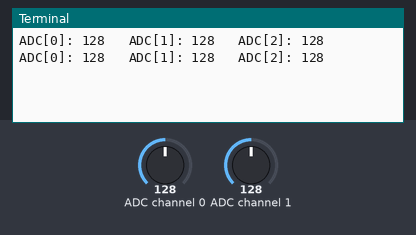
Bench run of a program on a simulated Raspberry Pi (BCM pin numbers). On the bench: the last lines printed to the terminal. Inputs (shaded band) come from the test bench; at power-on: ADC channel 0 = 128, ADC channel 1 = 128 (analog values on the 0–255 scale).

Above: at 1.2 s.
1.3 s: ADC channel 0 set to 178
At 2.6 s:
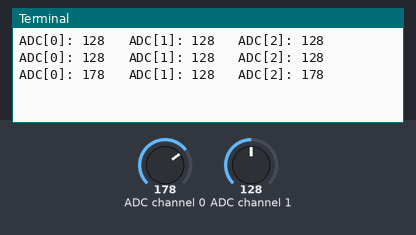
2.8 s: ADC channel 1 set to 178
At 3.8 s:
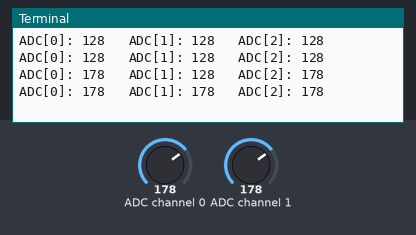
4.3 s: ADC channel 0 set to 224
At 5.6 s:
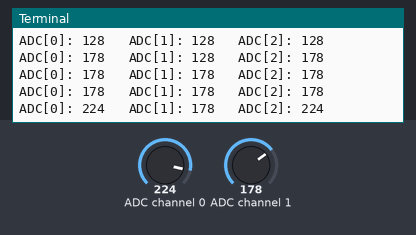
5.8 s: ADC channel 1 set to 224
At 6.5 s:
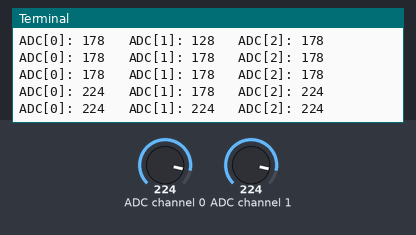
Timing chart, 0 to 8.3 s (numbered marks = the images above; inputs shaded):
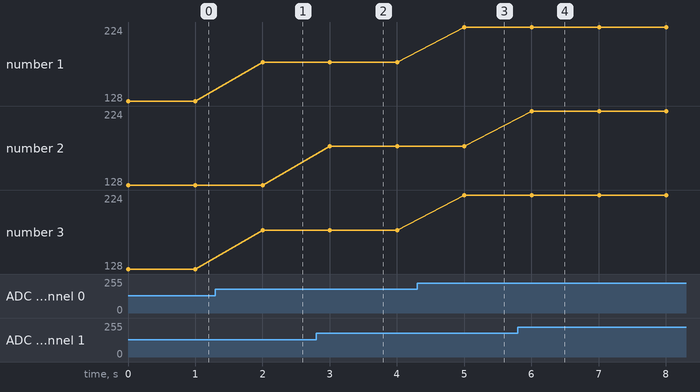

Measured:
- after the input at 1.3 s, the terminal: prints a new line after 0.70 s (image 1)
- after the input at 2.8 s, the terminal: prints a new line after 0.20 s (image 2)
- after the input at 4.3 s, the terminal: prints a new line after 0.70 s (image 3)
- after the input at 5.8 s, the terminal: prints a new line after 0.21 s (image 4)
- plotted number 1: 128 → 178 after the input at 1.3 s, 178 → 224 after the input at 4.3 s
- plotted number 3: 128 → 178 after the input at 1.3 s, 178 → 224 after the input at 4.3 s

The program:

10a_thermistor.py
```python
#!/usr/bin/env python
#
# Analog Input with ADC0832 chip
#
# Datasheet: http://www.ti.com/lit/ds/symlink/adc0838-n.pdf
# Part of SunFounder LCD StarterKit
# http://www.sunfounder.com/index.php?c=show&id=21&model=LCD%20Starter%20Kit
#

import time
import os
import RPi.GPIO as GPIO

GPIO.setmode(GPIO.BCM)

# change these as desired - they're the pins connected from the
# SPI port on the ADC to the Cobbler
PIN_CLK = 12
PIN_DO  = 13
PIN_DI  = 15
PIN_CS  = 11

# set up the SPI interface pins
GPIO.setup(PIN_DI,  GPIO.OUT)
GPIO.setup(PIN_DO,  GPIO.IN)
GPIO.setup(PIN_CLK, GPIO.OUT)
GPIO.setup(PIN_CS,  GPIO.OUT)

# read SPI data from ADC8032
def getADC(channel):
	# 1. CS LOW.
        GPIO.output(PIN_CS, True)      # clear last transmission
        GPIO.output(PIN_CS, False)     # bring CS low

	# 2. Start clock
        GPIO.output(PIN_CLK, False)  # start clock low

	# 3. Input MUX address
        for i in [1,1,channel]: # start bit + mux assignment
                 if (i == 1):
                         GPIO.output(PIN_DI, True)
                 else:
                         GPIO.output(PIN_DI, False)

                 GPIO.output(PIN_CLK, True)
                 GPIO.output(PIN_CLK, False)

        # 4. read 8 ADC bits
        ad = 0
        for i in range(8):
                GPIO.output(PIN_CLK, True)
                GPIO.output(PIN_CLK, False)
                ad <<= 1 # shift bit
                if (GPIO.input(PIN_DO)):
                        ad |= 0x1 # set first bit

        # 5. reset
        GPIO.output(PIN_CS, True)

        return ad

if __name__ == "__main__":
        while True:
                print "ADC[0]: {}\t ADC[1]: {}\t ADC[2]: {}".format(getADC(0), getADC(1), getADC(2))
                time.sleep(1)
```
